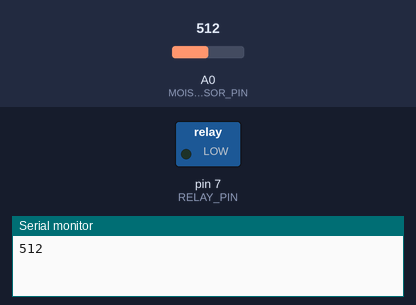
Simulated run of this sketch. Board: Arduino Uno, built with avr-gcc and run on an emulated ATmega328P. On the bench: switched loads named in the sketch (green lamp = pin HIGH), the last lines printed to the serial monitor. The inputs (shaded band) are chosen by the test bench; at power-on: A0 (MOISTURE_SENSOR_PIN) = 512.

Above: at 1.2 s.
1.3 s: A0 (MOISTURE_SENSOR_PIN) set to 537
At 2.9 s:
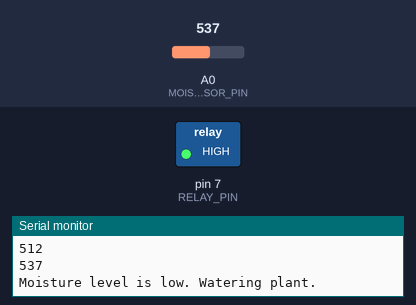
Timing chart, 0 to 9.5 s (numbered marks = the images above; inputs shaded):
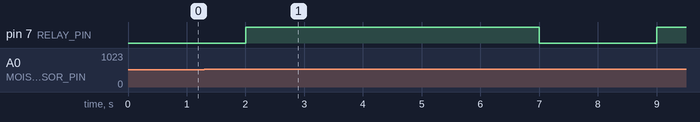

The sketch:

sketch_jun3a.ino
```cpp
#define MOISTURE_SENSOR_PIN A0
#define RELAY_PIN 7

// Define moisture threshold
const int moisture_threshold = 520; // Adjust this value based on your sensor and soil

void setup() {
  pinMode(MOISTURE_SENSOR_PIN, INPUT);
  pinMode(RELAY_PIN, OUTPUT);
  digitalWrite(RELAY_PIN, LOW); // Ensure relay is initially off
  Serial.begin(9600);
}

void loop() {
  // Read moisture level
  int moisture_level = analogRead(MOISTURE_SENSOR_PIN);
  Serial.println(analogRead(MOISTURE_SENSOR_PIN));
  // Check if moisture level is below threshold
  if (moisture_level > moisture_threshold) {
    // Turn on pump
    digitalWrite(RELAY_PIN, HIGH);
    Serial.println("Moisture level is low. Watering plant.");
    // Run the pump for 5 seconds (adjust as needed)
    delay(5000);
    // Turn off pump
    digitalWrite(RELAY_PIN, LOW);
    Serial.println("Watering complete.");
  }

  // Delay before next reading
  delay(2000); // Adjust delay as needed
}
```

Measured:
- the behaviour switches between 520 and 521 on A0 (MOISTURE_SENSOR_PIN) (found by bisection; images 0 and 1)
- after the input at 1.3 s, pin 7 (RELAY_PIN): LOW → HIGH after 0.70 s, → LOW 5.0 s later, → HIGH 2.0 s later
